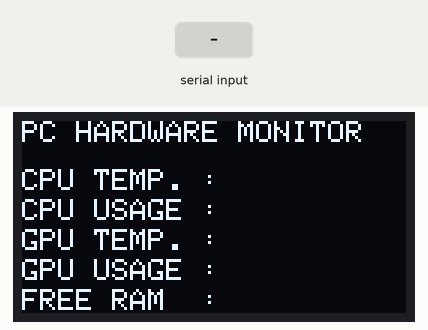
Bench run of a sketch on a simulated Arduino Uno, built with avr-gcc and run on an emulated ATmega328P. On the bench: 128×64 one-colour display. The inputs (shaded band) are chosen by the test bench.

Above: at 1.2 s.
1.3 s: "90,45,200\n" received over Serial
At 3.5 s:
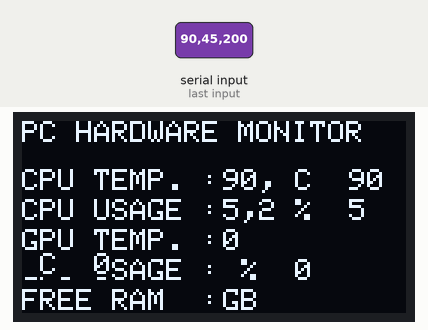
3.8 s: "90,45,200,10,150,30\n" received over Serial
At 5.5 s:
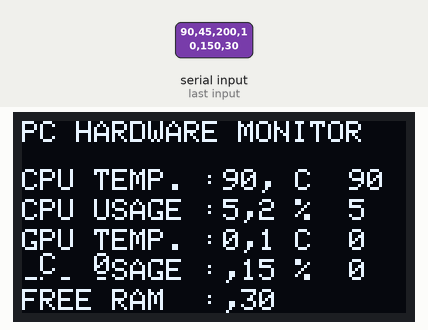
Timing chart, 0 to 7.0 s (numbered marks = the images above; inputs shaded):
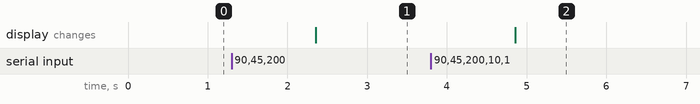

The sketch:

Serial_TO_Screen.ino
```cpp
#include <Wire.h>
#include <Adafruit_GFX.h>
#include <Adafruit_SSD1306.h>  //SPI oled display library

// SPI OLED STUFF HERE
#define SCREEN_WIDTH 128 // OLED display width, in pixels
#define SCREEN_HEIGHT 64 // OLED display height, in pixels
// Declaration for SSD1306 display connected using software SPI (default case):
#define OLED_MOSI   9
#define OLED_CLK   10
#define OLED_DC    11
#define OLED_CS    12
#define OLED_RESET 13
Adafruit_SSD1306 display(SCREEN_WIDTH, SCREEN_HEIGHT,
  OLED_MOSI, OLED_CLK, OLED_DC, OLED_RESET, OLED_CS);
// END SPI OLED STUFF

int Y=0;                  //For OLED cursor positioning
int MaxCPUtemp =0;        //Will store maximun CPU temp
int MaxCPUuse=0;          //Will store maximun CPU Usage
int MaxGPUtemp =0;        //Will store maximun GPU temp
int MaxGPUuse =0;         //Will store maximun GPU Usage
String SerialString = ""; //Will store de data from the serial port.
String SubStr = "";
void setup()
{
  // Check for the OLED display
  //SSD1306_SWITCHCAPVCC = generate display voltage from 3.3V internally
  if(!display.begin(SSD1306_SWITCHCAPVCC)) {
    Serial.println(F("SSD1306 allocation failed"));
    for(;;); // Don't proceed, loop forever
  }
  // END Oled stuff

  display.clearDisplay();             // Clear display
  display.setTextColor(WHITE, BLACK); //(background color, foreground color) This fill the background with black to erase the previous value.
  display.setTextSize(1);
  display.setCursor(0,0);             // (X,Y) in pixels
  display.println(F("PC HARDWARE MONITOR"));
  //Let's show the static information
  for (Y=16; Y <= 56; Y+=10) {
    display.setCursor(0,Y);
    switch(Y) {
      case 16:
        display.println(F("CPU TEMP. :"));
        break;
      case 26:
        display.println(F("CPU USAGE :"));
        break;
      case 36:
        display.println(F("GPU TEMP. :"));
        break;
      case 46:
        display.println(F("GPU USAGE :"));
        break;
      case 56:
        display.println(F("FREE RAM  :"));
        break;
    }
  }
  display.display(); //Shows all the above
  Serial.begin(9600);//you can raise this up to 57600 in Nano and 115200 in Uno. (but there is no need for that)
}

void loop()
{
  if(Serial.available() > 0)  //Are there any characters to read from the serial port?
  {
    SerialString = Serial.readString(); //Read data from the serial port
    if(SerialString != "")   {          //Is there any data?
      //Let's show the dynamic information
      for (Y=16; Y <= 56; Y+=10) {
        display.setCursor(67,Y);
        switch(Y) {
          case 16:
            SubStr = SerialString.substring(0, 3);  //SubStr stores the current value (if you have any doubt about how, please read the comment at the end)
            if (SubStr.toInt() > MaxCPUtemp)        //If the current value is greater than the previous value
              MaxCPUtemp = SubStr.toInt();          //I assign the current value to the variable that stores the maximum value
            display.println(SubStr+" C  "+String(MaxCPUtemp));
            break;
          case 26:
            SubStr = SerialString.substring(4, 7);
            if (SubStr.toInt() > MaxCPUuse)
              MaxCPUuse = SubStr.toInt();
            display.println(SubStr+" %  "+String(MaxCPUuse));
            break;
          case 36:
            SubStr = SerialString.substring(8, 11);
            if (SubStr.toInt() > MaxGPUtemp)
              MaxGPUtemp = SubStr.toInt();
            display.println(SubStr+" C  "+String(MaxGPUtemp));
            break;
          case 46:
            SubStr = SerialString.substring(12, 15);
            if (SubStr.toInt() > MaxGPUuse)
              MaxGPUuse = SubStr.toInt();
            display.println(SubStr+" %  "+String(MaxGPUuse));
            break;
          case 56:
            display.println(SerialString.substring(16, 20)+"GB");
            break;
        }
      }
      display.display(); //Shows all the above
    }
  }
  delay(50);  //let's give the display some time to refresh the information
}

/*
I am sending the different values from C# in concatenated blocks of four characters each, this is to make it simpler to differentiate each value.
The first block of four characters contains the CPU usage, then using SubStr.substring(0, 3) I assign those four characters to the variable SubStr, the next four with SubStr.substring(4, 7) and so on
For more information on how substring() works please follow the link below.
https://www.arduino.cc/reference/en/language/variables/data-types/string/functions/substring/
 */
```

Measured:
- after the input at 1.3 s, the display: changes after 1.1 s (image 1)
- after the input at 3.8 s, the display: changes after 1.1 s (image 2)
